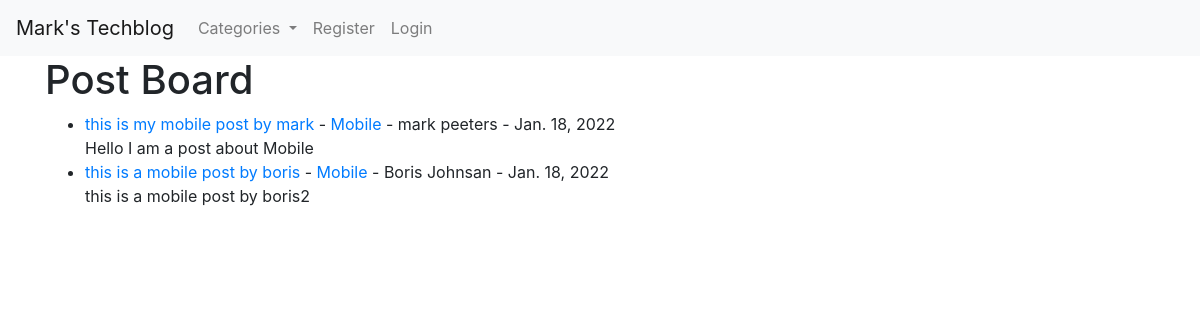
The app's page /, older data.
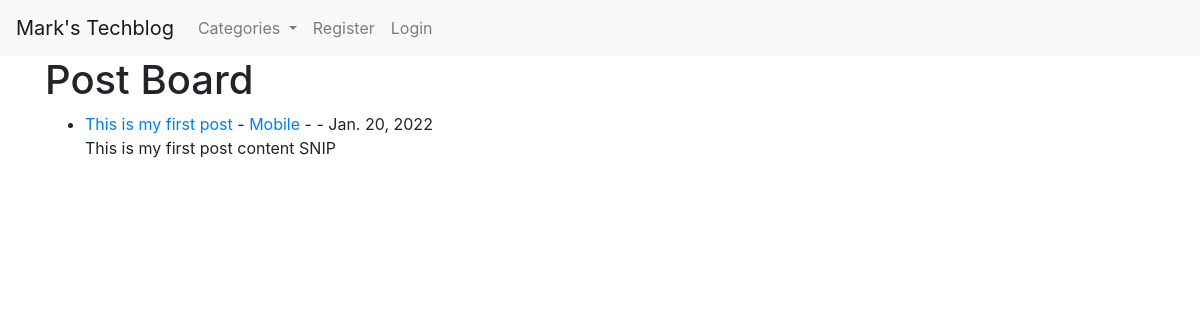
The same page, newer data.
### blog/models.py (models this page shows, shortened)
class Post(models.Model):
    title = models.CharField(max_length=50)
    head_img = models.ImageField(null=True, blank=True, upload_to="images/")
    title_tag = models.CharField(max_length=150)
    author = models.ForeignKey(User, on_delete=models.CASCADE)
    content = RichTextField(blank=True, null=True)
    publication_date = models.DateField(auto_now_add=True)
    category = models.CharField(max_length=150, default='uncategorised')
    snip = models.CharField(max_length=150)
    likes = models.ManyToManyField(User, related_name='blog_post')

### blog/views.py (the view)
# urls.py: path('', HomePage.as_view(), name="home"),
class HomePage(ListView):
    model = Post
    template_name = 'home.html'
    cats = Category.objects.all()
    ordering = ['-publication_date']
    def get_context_data(self, *args, **kwargs):
        cat_menu = Category.objects.all()
        context = super(HomePage, self).get_context_data(*args, **kwargs)
        context["cat_menu"] = cat_menu
        return context

### blog/models.py (called while the page is built)
    def __str__(self):
        return self.name

### blog/templates/home.html (shortened to what this page needs)
{% extends 'base.html' %}
{% block content %}
<h1>Post Board</h1>
<ul>
{% for post in object_list %}
    <li><a href="{% url 'article-detail' post.pk %}">{{ post.title }}</a>
        - <a href="{% url 'category' post.category|slugify %}"> {{ post.category }}</a>
        - {{ post.author.first_name }}
        {{ post.author.last_name }} - {{ post.publication_date }}
        </small><br/>
        {{ post.snip }}
       </li>
{% endfor %}
</ul>
{% endblock %}

### blog/templates/base.html (shortened to what this page needs)
<!doctype html>
<html lang="en">
  <head>
    <link rel="stylesheet" href="https://cdn.jsdelivr.net/npm/bootstrap@4.6.1/dist/css/bootstrap.min.css">
  </head>
  <body>
    <nav class="navbar navbar-expand-lg navbar-light bg-light">
        <a class="navbar-brand" href="{% url 'home' %}">Mark's Techblog</a>
        <div class="collapse navbar-collapse" id="navbarSupportedContent">
          <ul class="navbar-nav mr-auto">
            {% if cat_menu %}
            <li class="nav-item dropdown">
              <a class="nav-link dropdown-toggle" href="#" id="navbarDropdown" role="button" data-toggle="dropdown" aria-expanded="false">
                Categories
              </a>
            </li>
              {% else %}
              <li class="nav-item">
                <a class="nav-link" href="{% url 'category-list' %}">Category List</a>
              </li>
            {% endif %}
            {% if user.is_authenticated %}
            <li class="nav-item">
              <a class="nav-link" href="{% url 'add_post' %}">Add Post</a>
            </li>
            <li class="nav-item">
              <a class="nav-link" href="{% url 'add_category' %}">Add Category</a>
            </li>
            <li class="nav-item dropdown">
              <a class="nav-link dropdown-toggle" href="#" id="navbarDropdown" role="button" data-toggle="dropdown" aria-expanded="false">
                Profile
              </a>
              <div class="dropdown-menu" aria-labelledby="navbarDropdown">
                <a class="dropdown-item" href="{% url 'update_profile' %}">Update your Profile</a>
                {% if user.userprofile.id %}
                <a class="dropdown-item" href="{% url 'edit_profile_page' user.userprofile.id %}">Edit Profile Page</a>
                {% else %}
                <a class="dropdown-item" href="{% url 'create_profile_page' %}">Create Profile Page</a>
                {% endif %}
              </div>
            </li>
            <li class="nav-item">
              <a class="nav-link" href="{% url 'logout' %}">Logout</a>
            </li>
            {% else %}
            <li class="nav-item">
              <a class="nav-link" href="{% url 'registration' %}">Register</a>
            </li>
            <li class="nav-item">
              <a class="nav-link" href="{% url 'login' %}">Login</a>
            </li>
            {% endif %}
          </ul>
        </div>
      </nav>
      <div class="container">
    {% block content %}
    {% endblock %}
    </div>
  </body>
</html>

Row changes from the older to the newer data that the page shows:
removed Post: title "this is my mobile post by mark", category "Mobile", author.first_name "mark", author.last_name "peeters", publication_date "Jan. 18, 2022", snip "Hello I am a post about Mobile"
removed Post: title "this is a mobile post by boris", category "Mobile", author.first_name "Boris", author.last_name "Johnsan", publication_date "Jan. 18, 2022", snip "this is a mobile post by boris2"
added Post: title "This is my first post", category "Mobile", publication_date "Jan. 20, 2022", snip "This is my first post content SNIP"
